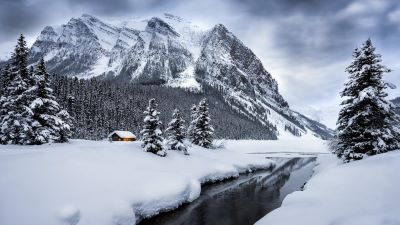
#> input picture 27/res/landscape.jpg, 400 x 225 px
$ python landscpe.py
#> lines starting #> are read from the running program, lines starting #| are printed output that depends on the picture
import cv2
import numpy as np
import imageio

frames = []
landscape = cv2.imread('./res/landscape.jpg')
#> landscape is the input picture: shape (225, 400, 3); mean B, G, R 166, 148.1, 138.8
num_snowflakes = 300
# Initial array for store snowflakes positions
snowflakes = np.zeros((num_snowflakes, 2), dtype=np.float32)
snowflakes[:, 0] = np.random.randint(0, landscape.shape[1], num_snowflakes)
snowflakes[:, 1] = np.random.randint(0, landscape.shape[0], num_snowflakes)
for _ in range(100):  # Number of frames
    frame = landscape.copy()
    # Movement
    snowflakes[:, 1] += np.random.randint(1, 5, num_snowflakes)
    # Reset y position
    snowflakes[snowflakes[:, 1] > landscape.shape[0], 1] = 0
    # Randomly choose the position of X to prevent the snowflakes from lining up
    snowflakes[snowflakes[:, 1] == 0, 0] = np.random.randint(0, landscape.shape[1], np.sum(snowflakes[:, 1] == 0))

    # Draw snowflakes
    for x, y in snowflakes:
        cv2.circle(frame, (int(x), int(y)), 1, (255, 255, 255), -1)

    # Convert frame to RGB
    frame_rgb = cv2.cvtColor(frame, cv2.COLOR_BGR2RGB)
    frames.append(frame_rgb)
#> this loop made 100 passes
#> pass 1, `frame_rgb = cv2.cvtColor(frame, cv2.COLOR_BGR2RGB)`:
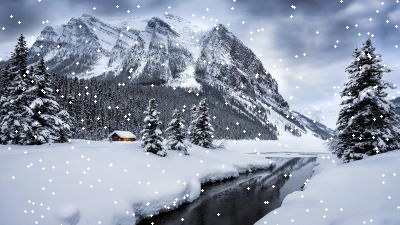
#> frame_rgb: shape (225, 400, 3); mean R, G, B 140.7, 149.8, 167.5
#> pass 2, `frame_rgb = cv2.cvtColor(frame, cv2.COLOR_BGR2RGB)`:
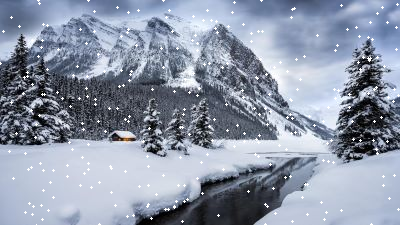
#> frame_rgb: shape (225, 400, 3); mean R, G, B 140.7, 149.9, 167.5
#> pass 3, `frame_rgb = cv2.cvtColor(frame, cv2.COLOR_BGR2RGB)`:
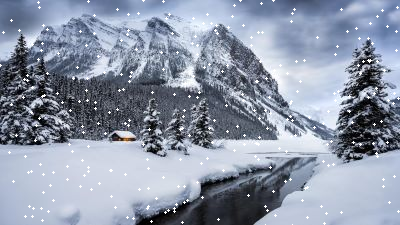
#> frame_rgb: shape (225, 400, 3); mean R, G, B 140.8, 149.9, 167.5
#> after the loop:
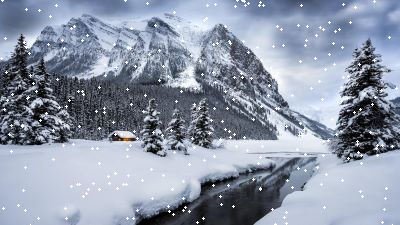
#> frame: shape (225, 400, 3); mean B, G, R 167.5, 149.9, 140.8
#> after the loop, frames = 100 items; snowflakes = 300 pairs, first value 1 to 396, second value 0 to 225

# Save frames
imageio.mimsave('./res/snowfall.gif', frames, fps=10)
